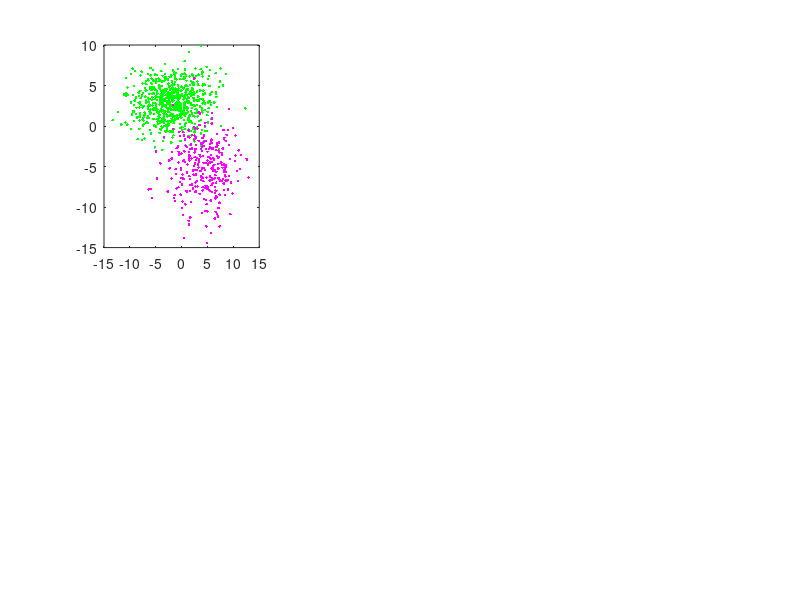

The MATLAB source for this figure: (Note: this script raises an error after producing the figure.)
% MISAEL MORALES  -  MATH 7993 Numerical Optimization  -  PROJECT
% ------------------------------------------------------------------------
% OPTIMAL PREDICTION AND CLUSTERING OF GAUSSIAN MIXTURE MODELS
% ------------------------------------------------------------------------
% This is a MTALAB script routine to perform the Expectation-Maximization
% algorithm on a multivariate gaussian mixture model.
% The goal is to obtain estimates for the means, covariances, and
% proportions and to further improve estimates using the Optimization
% Toolbox.
% Misael Morales - MATH 7993 - July 2020
%
% ------------------------------------------------------------------------
clear; clc; close all
tic % Start timer for script runtime
fprintf('MISAEL MORALES - MATH 7993 NUMERICAL OPTIMIZATION - PROJECT\n');
fprintf('OPTIMIZATION OF MULTIVARIATE GAUSSIAN MIXTURE MODEL\n');
% ------------------------------------------------------------------------
%% Step 0: Define problem variables
numsamples = 1000;          % Number of randomly generated data points

mu1 = [-2 3];               % Mean vector 1
mu2 = [4 -5];               % Mean vector 2
sigma1 = [15 1 ; 0 5];       % Covariance matrix 1
sigma2 = [12 1 ; 1 10];       % Covariance matrix 2
prop = [7 3];               % Proportion of each distribution
prop = prop/sum(prop);      % Normalize proportions as decimals constraint

x0 = [mu1(1),mu1(2);mu2(1),mu2(2);
      sigma1(1,1),sigma1(1,2);sigma1(2,1),sigma1(2,2);
      sigma2(1,1),sigma2(1,2);sigma2(2,1),sigma2(2,2);
      prop(1),prop(2)];

% Define the dimensionality and the number of clusters to be estimated.
n = 2;          % The vector lengths equal to the number of dimensions
k = 2;          % The number of clusters.

% Define stopping criterion. 
tol     = 1e-6;        % Stopping criteria 1: tolerance
maxiter = 5;           % Stopping criteria 2: maximum number of iterations
%
%% Step 1: Print data & Generate data from TWO 2D distributions.

% Print initial variables
fprintf('Real Mu1: [%.2f, %.2f]\n', mu1);
fprintf('Real Mu2: [%.2f, %.2f]\n', mu2);
fprintf('Real Sigma1: [%.2f %.2f ; %.2f %.2f]\n', sigma1);
fprintf('Real Sigma2: [%.2f %.2f ; %.2f %.2f]\n', sigma2);
fprintf('Real Proportions: [%.3f, %.3f]\n', prop);

dim1 = numsamples*prop(1);    % Number of data points from each distribution
dim2 = numsamples*prop(2);

% Generate sample points with the specified means and covariance matrices.
R1 = chol(sigma1);
X1 = randn(dim1, 2) * R1;     % Random normal (randn) number generator
X1 = X1 + repmat(mu1, size(X1, 1), 1);  % n*1 repmat for same dims as X1

R2 = chol(sigma2);
X2 = randn(dim2, 2) * R2;     % Random normal (randn) number generator
X2 = X2 + repmat(mu2, size(X2, 1), 1);  % n*1 repmat for same dims as X2

global X
X = [X1; X2]; % Combine the two sets of random normal elements into one


m = size(X, 1); % The number of data points; rows of X

% Ensure positive-semidefinite constraint on covariance matrices
sigma1 = chol(sigma1)*chol(sigma1)';
sigma2 = chol(sigma2)*chol(sigma2)';

% Generate a 1,2 classification to use Classification Learner Toolbox
class1 = cat(2, X1,   ones(size(X1,1), 1));
class2 = cat(2, X2, 2*ones(size(X2,1), 1));
Xclass = [class1;class2];

%%====================================================
%% STEP 2: Define initial values for the parameters.
% Use the GMM_InitialGuess MATLAB subroutine to define the starting value
% for the EM-algorithm.
%
% A = Means / B = Covariances / C = Proportions
%% 1a: Good initial Guesses
%{
% A1: Mu - Randomly modify by Normal Distribution the means to be initial guess.
mu = [mu1+rand(1);mu2+rand(1)];
mu1g = mu(1,:); %for printing initial guesses
mu2g = mu(2,:); %for printing initial guesses

% B1: Sigma - Use overall covariance of the dataset as the initial variance for each cluster.
sigma = []; 
for j = 1:k
    sigma{j} = cov(X);
end
% C1: Proportions - Assign equal PRIOR probabilities to each cluster.
phi = ones(1, k) * (1 / k);
%}
%% 1b: Bad Initial Guess - 2D case
%
mu1g     = [-4 , -2];
mu2g     = [5 , -3];
mu = [mu1g;mu2g];
sigma{1} = [50, 5; 0.1, 50];
sigma{2} = [30, 0.1; 1, 3];
phi      = [99 11];
phi      = phi/sum(phi);

x0g = [mu1g; mu2g;
       sigma{1}(1,:);sigma{1}(2,:);
       sigma{2}(1,:);sigma{2}(2,:);
       phi(1),phi(2)];
%}
%%
fprintf('-----------------------------------------------------------\n');
fprintf('Initial Guess Mu1: [%.2f, %.2f]\n', mu1g);
fprintf('Initial Guess Mu2: [%.2f, %.2f]\n', mu2g);
fprintf('Initial Guess Sigma1: [%.2f %.2f ; %.2f %.2f]\n', sigma{1});
fprintf('Initial Guess Sigma2: [%.2f %.2f ; %.2f %.2f]\n', sigma{2});
fprintf('Initial Guess Proportions: [%.3f, %.3f]\n', phi);
%% Scatterplot and Contours for Original Data
% Define parameters for grid density and dimensions.
gridSize = 50;
 maxgrid = max(max(mu1,mu2)) + max(max(max(sigma1,sigma2)));
       u = linspace(-maxgrid, maxgrid, gridSize);
% Display a scatter plot of the data from the two distributions.
% Save space as a subplot to plot side-by-side with EM-generated
% distribution estimates.
figure(1)
subplot(2,3,1);
hold off;
plot(X1(:, 1), X1(:, 2), 'g.');
hold on;
plot(X2(:, 1), X2(:, 2), 'm.');

% Define a [gridSize^2 x 2] matrix 'gridX' of coordinates representing
% the input values over the grids.
[A , B] = meshgrid(u, u);
gridX   = [A(:), B(:)];

% Calculate the Gaussian distribution for every value in the grid.
z1 = GaussianNormalDist(gridX, mu1, sigma1);
z2 = GaussianNormalDist(gridX, mu2, sigma2);

% Reshape the responses back into a 2D grid to be plotted with contour.
Z1 = reshape(z1, gridSize, gridSize);
Z2 = reshape(z2, gridSize, gridSize);

% Plot the contour lines (5) to show the pdf over the data.
contour(u, u, Z1, 5);
contour(u, u, Z2, 5);
daspect([1 1 1])

plot(mu1(1),mu1(2),'k.','MarkerSize',20)    %plot original center X1
plot(mu2(1),mu2(2),'k.','MarkerSize',20)    %plot original center X2

title('True PDFs');
%% Histogram for Original Data
figure(2)
subplot(2,1,1);
hold off
histogram(X);
hold on
title('Histogram of MV Normal Data')
xlabel('X'); ylabel('Frequency');
%savefig('GMM_histogram')
% Create a 3D Surface Plot for the pdf response function
subplot(2,1,2);
hold off
surf([Z1;Z2])
hold on
title('MV PDF for Generated Data')
%% Scatterplot and Contours of Initial Estimates
figure(1)
subplot(2,3,2);
hold off;
plot(X1(:, 1), X1(:, 2), 'g.');
hold on;
plot(X2(:, 1), X2(:, 2), 'm.');
% Calculate the Gaussian distribution for every value in the grid.
z1 = GaussianNormalDist(gridX, mu1g, sigma{1});
z2 = GaussianNormalDist(gridX, mu2g, sigma{2});

% Reshape the responses back into a 2D grid to be plotted with contour.
Z1 = reshape(z1, gridSize, gridSize);
Z2 = reshape(z2, gridSize, gridSize);

% Plot the contour lines (5) to show the pdf over the data.
contour(u, u, Z1, 5);
contour(u, u, Z2, 5);
daspect([1 1 1])

plot(mu1(1),mu1(2),'k.','MarkerSize',20)    %plot original center X1
plot(mu2(1),mu2(2),'k.','MarkerSize',20)    %plot original center X2
plot(mu1g(1),mu1g(2),'k*')    %plot initial guess center X1
plot(mu2g(1),mu2g(2),'k*')    %plot initial guess center X2
title('Initial Guess');
%%===================================================
%% STEP 3: Run Expectation Maximization (EM) Algorithm
for iter = 1:maxiter    
    %% STEP 3a: Expectation
    %
    % Calculate the probability for each data point for each distribution.
    
    % Matrix to hold the pdf value for each every data point for every cluster.
    % One row per data point, one column per cluster.
    pdf = zeros(m, k);
    
    % For each Gaussian...
    for j = 1:k
        % Evaluate the Gaussian for all data points for cluster 'j'.
        pdf(:, j) = GaussianNormalDist(X, mu(j, :), sigma{j});
    end
    
    % Multiply each pdf value by the prior probability for cluster.
    pdf_w = bsxfun(@times, pdf, phi);
    
    % Divide the weighted probabilities by the sum of weighted probabilities for each cluster.
    W = bsxfun(@rdivide, pdf_w, sum(pdf_w, 2));
    
    %%===============================================
    %% STEP 3b: Maximization
    %%% Calculate the probability for each data point for each distribution.

    % Store the previous means, to be optimized iteratively.
    prevMu = mu;    
    
    % For each of the Gaussian...
    for j = 1:k
    
        % Calculate the prior probability for cluster 'j'.
        prop_(j) = mean(W(:, j), 1);
        
        % Calculate the new mean for cluster 'j' by taking the weighted
        % average of all data points.
        weights  = W(:,j);
        val      = weights' * X;
        mu(j, :) = val ./ sum(weights, 1);

        % Calculate the covariance matrix for cluster 'j' by taking the 
        % weighted average of the covariance for each training example. 
        sigma_k = zeros(n, n);
        
        % Subtract the cluster mean from all data points.
        Xm = bsxfun(@minus, X, mu(j, :));
        
        % Calculate the contribution of each training example to the covariance matrix.
        for i = 1:m
            sigma_k = sigma_k + (W(i, j) .* (Xm(i, :)' * Xm(i, :)));
        end
   
        % Divide by the sum of weights.
        sigma{j} = sigma_k ./ sum(W(:, j));
    end
    
    % Check for convergence.
    if abs(mu - prevMu) < tol
        break
    end
            
% End of Expectation Maximization (EM)    
end

%% Step 4: Print final values
fprintf('-----------------------------------------------------------\n');
% Rename final variables
mu1_    = mu(1,:);
mu2_    = mu(2,:);
sigma1_ = sigma{1};
sigma2_ = sigma{2};

% print final variables
fprintf('EM-estimated Mu1: [%.4f, %.4f]\n', mu1_);
fprintf('EM-estimated Mu2: [%.4f, %.4f]\n', mu2_);
fprintf('EM-estimated Sigma1: [%.3f %.3f ; %.3f %.3f]\n', sigma1_);
fprintf('EM-estimated Sigma2: [%.3f %.3f ; %.3f %.3f]\n', sigma2_);
fprintf('EM-estimated Proportions: [%.4f, %.4f]. Sum: %.4f\n', prop_, sum(prop_));

% Print the stopping criteria and the total number of EM iterations
fprintf('Stopping Criteria: max iterations (%d) | tolerance (%.1d)\n', maxiter, tol)

if iter == maxiter
    fprintf('Maximum number of iterations (%d) was reached before convergence!\n', iter)
else 
    fprintf('Total EM Iterations: %d\n', iter);
end

% END of main script
%% Scatterplot and Contours for EM-estimated Data
%
% Display a scatter plot of the data from the two distributions.
figure(1)
subplot(2,3,4);
hold off;
plot(X1(:, 1), X1(:, 2), 'g.');
hold on;
plot(X2(:, 1), X2(:, 2), 'm.');

% Again, create a [gridSize^2 x 2] matrix 'gridX' of coordinates representing
% the input values over the grid.
[A , B] = meshgrid(u, u);
gridX   = [A(:), B(:)];

% Calculate the Gaussian response for every value in the grid.
z1_ = GaussianNormalDist(gridX, mu1_, sigma1_);
z2_ = GaussianNormalDist(gridX, mu2_, sigma2_);

% Reshape the responses back into a 2D grid to be plotted with contour.
Z1_ = reshape(z1_, gridSize, gridSize);
Z2_ = reshape(z2_, gridSize, gridSize);

% Plot the contour lines (5) to show the pdf over the data.
contour(u, u, Z1_, 5);
contour(u, u, Z2_, 5);
daspect([1 1 1])

plot(mu1(1),mu1(2),'k.','MarkerSize',20)    %plot original center X1
plot(mu2(1),mu2(2),'k.','MarkerSize',20)    %plot original center X2
plot(mu1_(1),mu1_(2),'k*')  %plot new center X1
plot(mu2_(1),mu2_(2),'k*')  %plot new center X2
title('EM Contours');
%savefig('GMM_orig_EM_data_contour')
%
% ------------------------------------------------------------------------
%% Optimization Toolbox - fminsearch
fprintf('-----------------------------------------------------------\n');
fprintf('Optimization Toolbox subroutine: \n');

% Store as a single output for Optimization Toolbox
x0_ = [mu1_(1),mu1_(2); mu2_(1),mu2_(2);
      sigma1_(1,1),sigma1_(1,2); sigma1_(2,1),sigma1_(2,2);
      sigma2_(1,1),sigma2_(1,2); sigma2_(2,1),sigma2_(2,2);
      prop_(1),prop_(2)];
% Optimization Toolbox Options & Settings
%'Display',     'iter',...
options = optimset(...
'PlotFcns',    {@optimplotfval,@optimplotfunccount},...
'MaxIter',     500,...
'MaxFunEvals', 5000,...             
'TolFun',      1e-6,...
'TolX',        1e-6);
% Use the functions in the Optimization Toolbox to optimize the Negative
% Log-Likelihood function for the Gaussian Mixture Model.
figure(3)
[optXval,optFval,optFlag,optOut]  = fminsearch(@GMM_negloglik, x0_, options);
copyobj(get(gcf,'children'),figure(3));
hold on
xlabel('fminsearch iteration')
hold off
optXval(7,:) = optXval(7,:)/sum(optXval(7,:));
mu1_opt1 = optXval(1,:);
mu2_opt1 = optXval(2,:);
sigma1_opt1 = optXval(3:4,:);
sigma2_opt1 = optXval(5:6,:);
prop_opt1 = optXval(7,:);
% Printing optimization 1 outputs      
fprintf('-----------------------------------------------------------\n');
fprintf('NMS Optimization-estimated Mu1: [%.4f, %.4f]\n', mu1_opt1);
fprintf('NMS Optimization-estimated Mu2: [%.4f, %.4f]\n', mu1_opt1);
fprintf('NMS Optimization-estimated Sigma1: [%.3f %.3f ; %.3f %.3f]\n', sigma1_opt1);
fprintf('NMS Optimization-estimated Sigma2: [%.3f %.3f ; %.3f %.3f]\n', sigma2_opt1);
fprintf('NMS Optimization-estimated Proportions: [%.4f, %.4f]. Sum: %.3f \n', prop_opt1, sum(prop_opt1));   
fprintf('-----------------------------------------------------------\n');
%
%% Printing optimization 2 outputs - fminunc
% Optimization Toolbox Options & Settings
%'Display',     'iter',...
options2 = optimset(...
'PlotFcns',    {@optimplotfval,@optimplotfirstorderopt}, ...
'MaxIter',     5000,...       
'MaxFunEvals', 1E6,...                 
'TolFun',      1e-15,...
'TolX',        1e-15);
% Use the functions in the Optimization Toolbox to optimize the Negative
% Log-Likelihood function for the Gaussian Mixture Model.
figure(4)
[optXval2,optFval2,optFlag2,optOut2]  = fminunc(@GMM_negloglik, x0_, options2);
copyobj(get(gcf,'children'),figure(4));
hold on
xlabel('fminunc iteration')
hold off
optXval2(7,:) = optXval2(7,:)/sum(optXval2(7,:));
mu1_opt2 = optXval2(1,:);
mu2_opt2 = optXval2(2,:);
sigma1_opt2 = optXval2(3:4,:);
sigma2_opt2 = optXval2(5:6,:);
prop_opt2 = optXval2(7,:);
% Printing optimization 2 outputs      
fprintf('-----------------------------------------------------------\n');
fprintf('QN Optimization-estimated Mu1: [%.4f, %.4f]\n', mu1_opt2);
fprintf('QN Optimization-estimated Mu2: [%.4f, %.4f]\n', mu2_opt2);
fprintf('QN Optimization-estimated Sigma1: [%.3f %.3f ; %.3f %.3f]\n', sigma1_opt2);
fprintf('QN Optimization-estimated Sigma2: [%.3f %.3f ; %.3f %.3f]\n', sigma2_opt2);
fprintf('QN Optimization-estimated Proportions: [%.4f, %.4f]. Sum: %.3f\n', prop_opt2,sum(prop_opt2));  
%
fprintf('-----------------------------------------------------------\n');
fprintf('EM-estimated Negative Log-Likelihood:        %.4f \n', GMM_negloglik(x0_));
fprintf('fminsearch Negative Log-Likelihood:          %.4f \n', optFval);
fprintf('fminunc Negative Log-Likelihood:             %.4f \n', optFval2);
fprintf('Original Parameters Negative Log-Likelihood: %.4f \n', GMM_negloglik(x0));
%% Plot the new refined estimates
figure(1)
% NMS Optimtool Estimates
subplot(2,3,5);
hold off;
plot(X1(:, 1), X1(:, 2), 'g.');
hold on;
plot(X2(:, 1), X2(:, 2), 'm.');

% Calculate the Gaussian response for every value in the grid.
z1_ = GaussianNormalDist(gridX, mu1_opt1, sigma1_opt1);
z2_ = GaussianNormalDist(gridX, mu2_opt1, sigma2_opt1);

% Reshape the responses back into a 2D grid to be plotted with contour.
Z1_ = reshape(z1_, gridSize, gridSize);
Z2_ = reshape(z2_, gridSize, gridSize);

% Plot the contour lines (5) to show the pdf over the data.
contour(u, u, Z1_, 5);
contour(u, u, Z2_, 5);
daspect([1 1 1])

plot(mu1(1),mu1(2),'k.','MarkerSize',20)    %plot original center X1
plot(mu2(1),mu2(2),'k.','MarkerSize',20)    %plot original center X2
plot(mu1_opt1(1),mu1_opt1(2),'k*')  %plot new center X1
plot(mu2_opt1(1),mu2_opt1(2),'k*')  %plot new center X2
title('NMS Contours');

% QN Optimtool Estimates
subplot(2,3,6);
hold off;
plot(X1(:, 1), X1(:, 2), 'g.');
hold on;
plot(X2(:, 1), X2(:, 2), 'm.');

% Calculate the Gaussian response for every value in the grid.
z1_ = GaussianNormalDist(gridX, mu1_opt2, sigma1_opt2);
z2_ = GaussianNormalDist(gridX, mu2_opt2, sigma2_opt2);

% Reshape the responses back into a 2D grid to be plotted with contour.
Z1_ = reshape(z1_, gridSize, gridSize);
Z2_ = reshape(z2_, gridSize, gridSize);

% Plot the contour lines (5) to show the pdf over the data.
contour(u, u, Z1_, 5);
contour(u, u, Z2_, 5);
daspect([1 1 1])

plot(mu1(1),mu1(2),'k.','MarkerSize',20)    %plot original center X1
plot(mu2(1),mu2(2),'k.','MarkerSize',20)    %plot original center X2
plot(mu1_opt2(1),mu1_opt2(2),'k*')  %plot new center X1
plot(mu2_opt2(1),mu2_opt2(2),'k*')  %plot new center X2
title('QN Contours');

%% Clear extra variables
clear i j k h m n 
clear class1 class2 dim1 dim2 indeces
clear maxiter iter tol numsamples
clear A B C Xm W weights val Xclass X1 X2 x0 x0_ X
clear gridSize gridX maxgrid 
clear options options2 optXval optXval2 optOut optOut2 
clear optFval optFval2 optFlag optFlag2
clear Z Z1 Z2 z1 z2 Z1_ Z2_ z1_ z2_ mu1g mu2g u
clear sigma_k sigma R1 R2 pdf pdf_w  prevMu mu phi

%% Time entire script runtime
toc